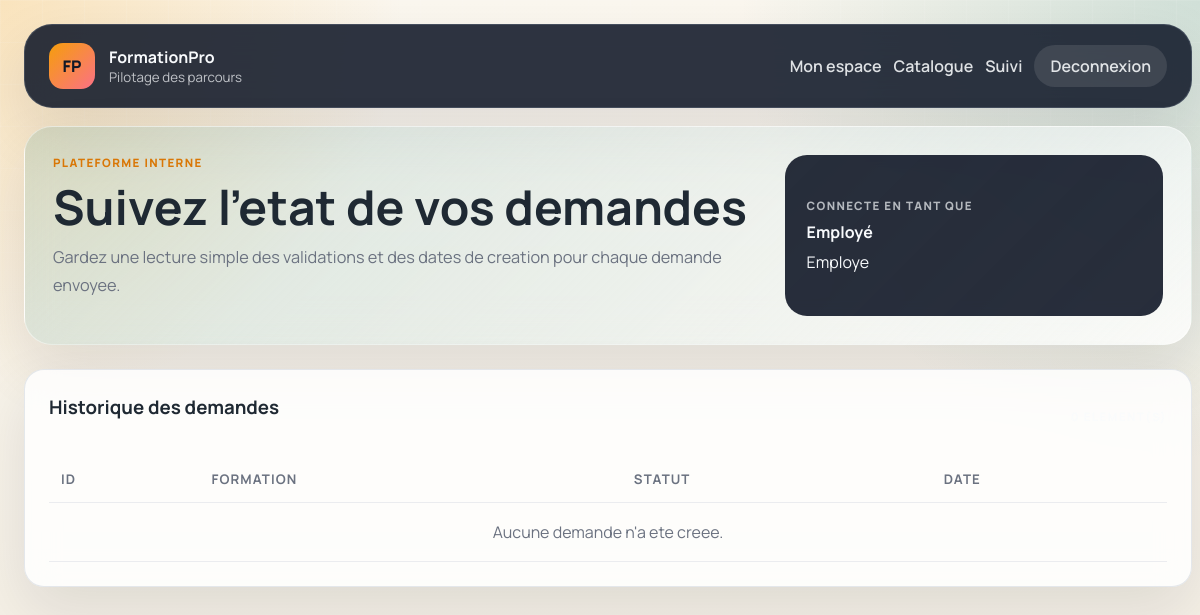
Page /employee/suivi (signed in) on the earlier database version.
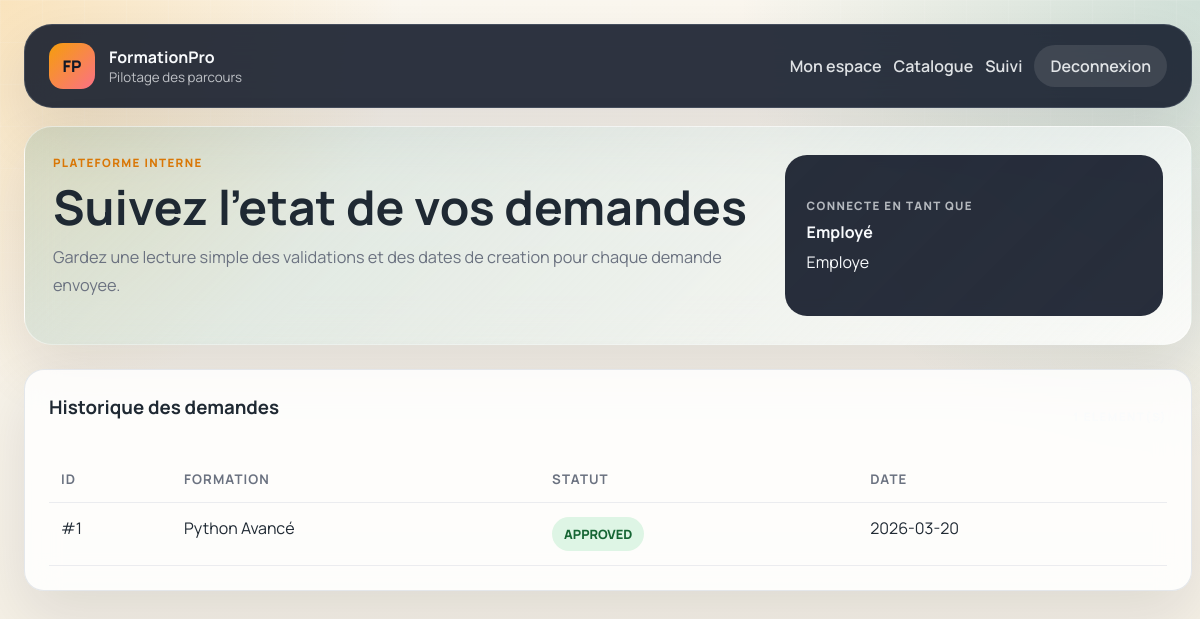
Same page on the later database version.
### app/models/request.py (models this page shows)
class TrainingRequest(db.Model):
    __tablename__ = "training_requests"
    id = db.Column(db.Integer, primary_key=True)
    employee_id = db.Column(db.Integer, db.ForeignKey("users.id"), nullable=False)
    training_id = db.Column(db.Integer, db.ForeignKey("trainings.id"), nullable=True)
    statut = db.Column(db.String(20), nullable=False, default="PENDING")
    date_creation = db.Column(db.DateTime, default=datetime.utcnow)
    employee = db.relationship("User", back_populates="training_requests")
    training = db.relationship("Training", back_populates="requests")
    enrollment = db.relationship("Enrollment", back_populates="request", uselist=False, cascade="all, delete-orphan")

### app/models/training.py (models this page shows)
class Training(db.Model):
    __tablename__ = "trainings"
    id = db.Column(db.Integer, primary_key=True)
    titre = db.Column(db.String(200), nullable=False)
    description = db.Column(db.Text, nullable=False)
    organisme = db.Column(db.String(200), nullable=False)
    sessions = db.relationship("Session", back_populates="training", cascade="all, delete-orphan")
    feedbacks = db.relationship("Feedback", back_populates="training", cascade="all, delete-orphan")
    invoices = db.relationship("Invoice", back_populates="training", cascade="all, delete-orphan")
    requests = db.relationship("TrainingRequest", back_populates="training")

### app/routes/employee.py (the view)
@employee_bp.route("/suivi")
@login_required
@role_required("EMPLOYEE")
def suivi():
    requests = TrainingRequest.query.filter_by(employee_id=current_user.id).all()
    return render_template("suivi.html", requests=requests)

### app/models/user.py (called while the page is built)
@login_manager.user_loader
def load_user(user_id):
    return User.query.get(int(user_id))

### app/utils/security.py (called while the page is built)
def role_required(role):
    def decorator(fn):
        @wraps(fn)
        def wrapper(*args, **kwargs):
            if not current_user.is_authenticated or current_user.role != role:
                abort(403)
            return fn(*args, **kwargs)
        return wrapper
    return decorator

### app/templates/suivi.html (shortened to what this page needs)
{% extends 'base.html' %}
{% block hero_title %}Suivez l'etat de vos demandes{% endblock %}
{% block hero_copy %}Gardez une lecture simple des validations et des dates de creation pour chaque demande envoyee.{% endblock %}
{% block content %}
<section class="panel reveal-on-load">
    <div class="panel-head">
        <h3>Historique des demandes</h3>
        <span class="panel-kicker">{{ requests|length }} element(s)</span>
    </div>
    <div class="table-wrap">
        <table>
            <tr><th>ID</th><th>Formation</th><th>Statut</th><th>Date</th></tr>
            {% for req in requests %}
            <tr>
                <td>#{{ req.id }}</td>
                <td>{{ req.training.titre if req.training else 'A definir' }}</td>
                <td><span class="badge badge-{{ req.statut|lower }}">{{ req.statut }}</span></td>
                <td>{{ req.date_creation.strftime('%Y-%m-%d') }}</td>
            </tr>
            {% else %}
            <tr>
                <td colspan="4" class="empty-state">Aucune demande n'a ete creee.</td>
            </tr>
            {% endfor %}
        </table>
    </div>
</section>
{% endblock %}

Differences in the rows shown:
added TrainingRequest: id "1", training "Python Avancé", statut "APPROVED", date_creation "2026-03-20"
Other differences:
text no longer shown: "Aucune demande n'a ete creee."
